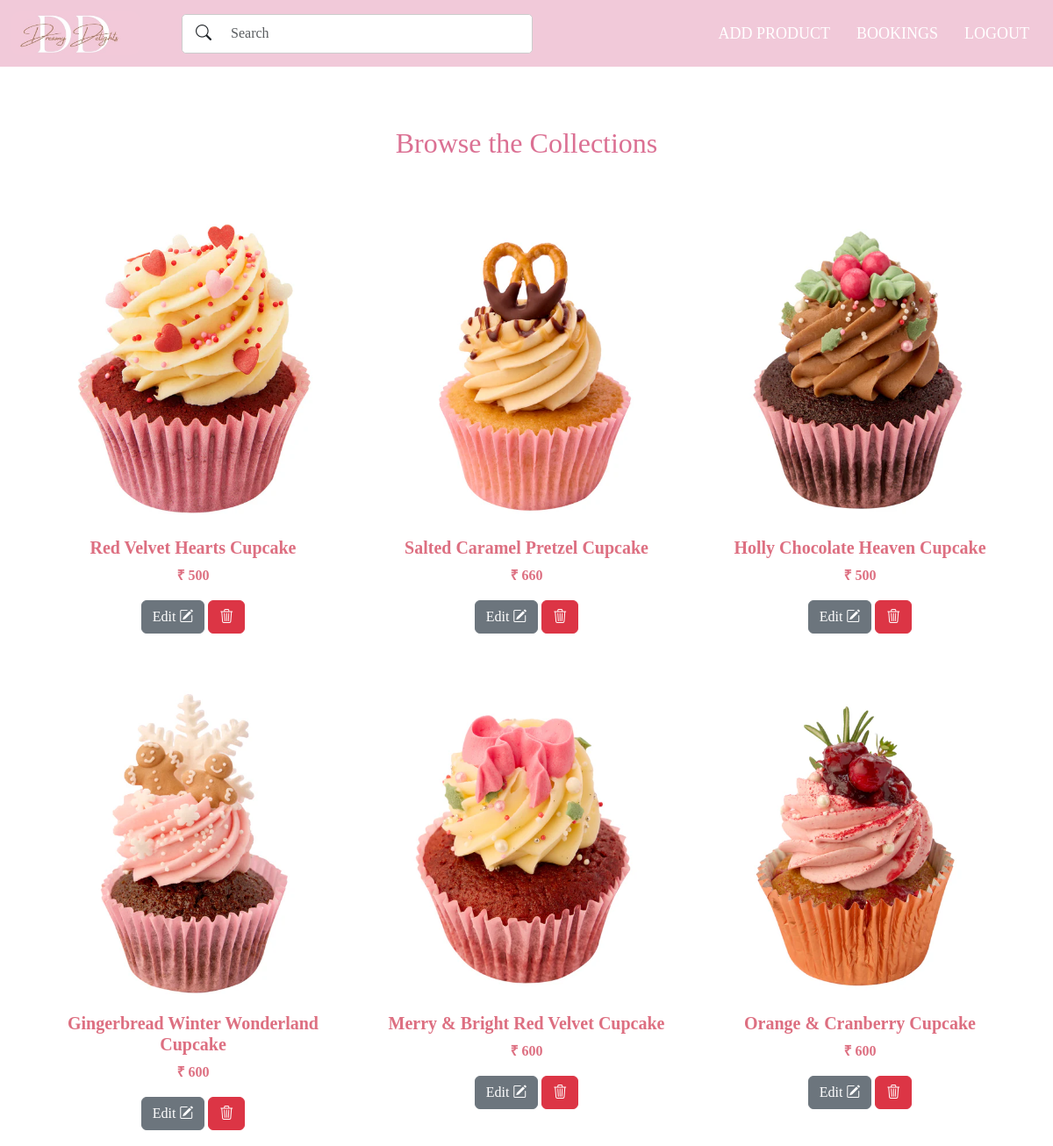
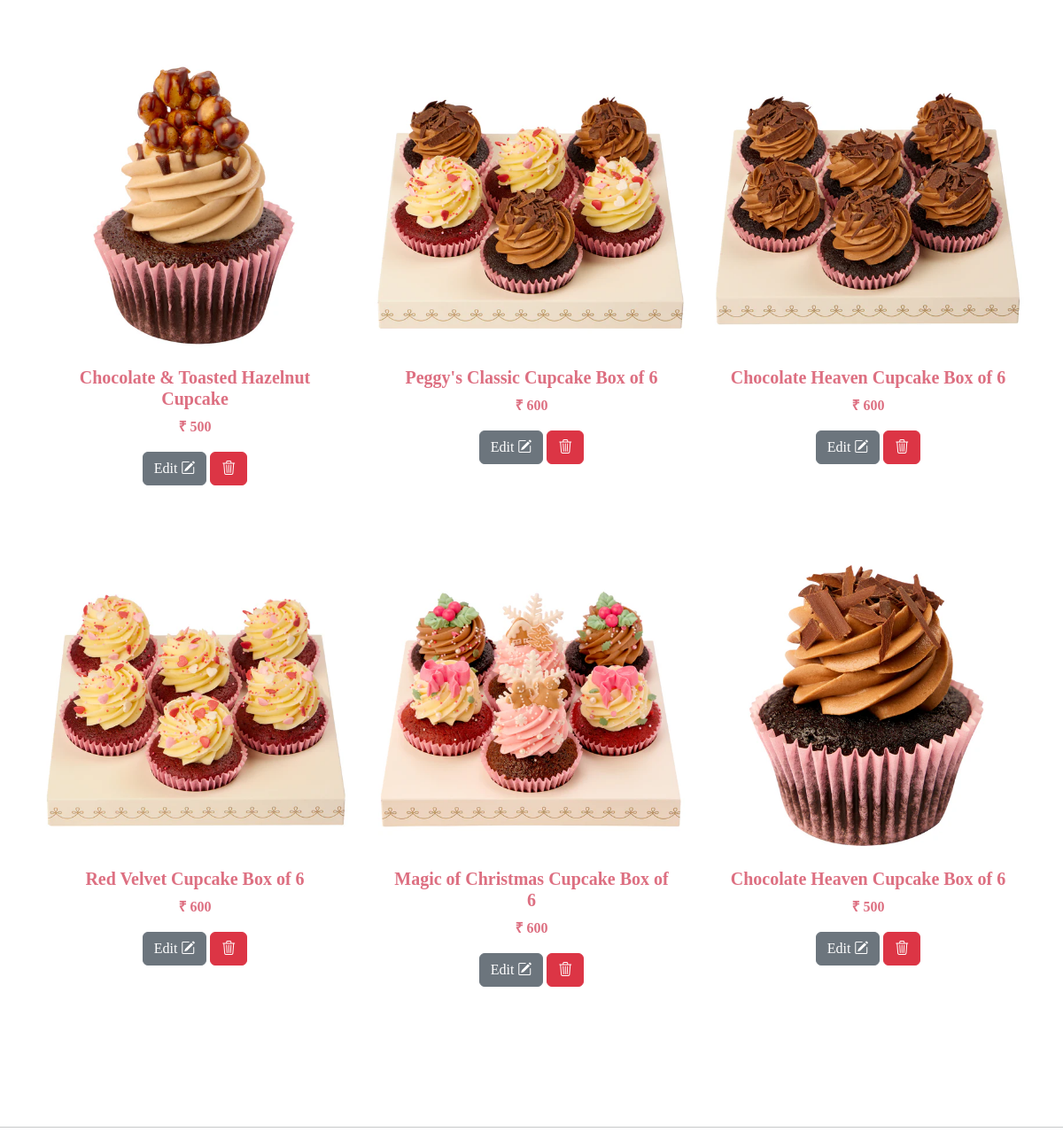
/cupcake (signed in, upper part), run on an earlier commit of the app's database (2 pictures, top to bottom).
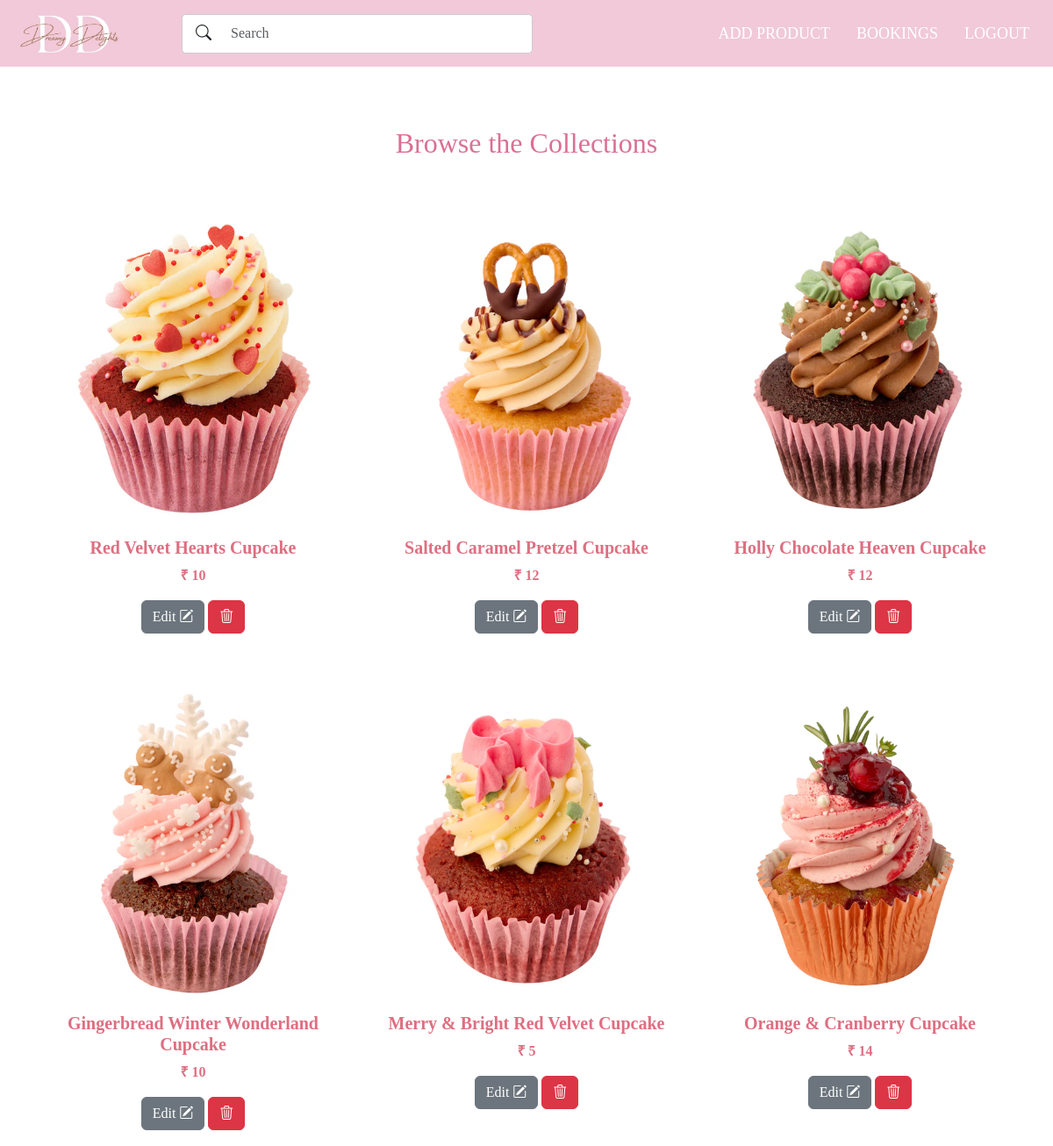
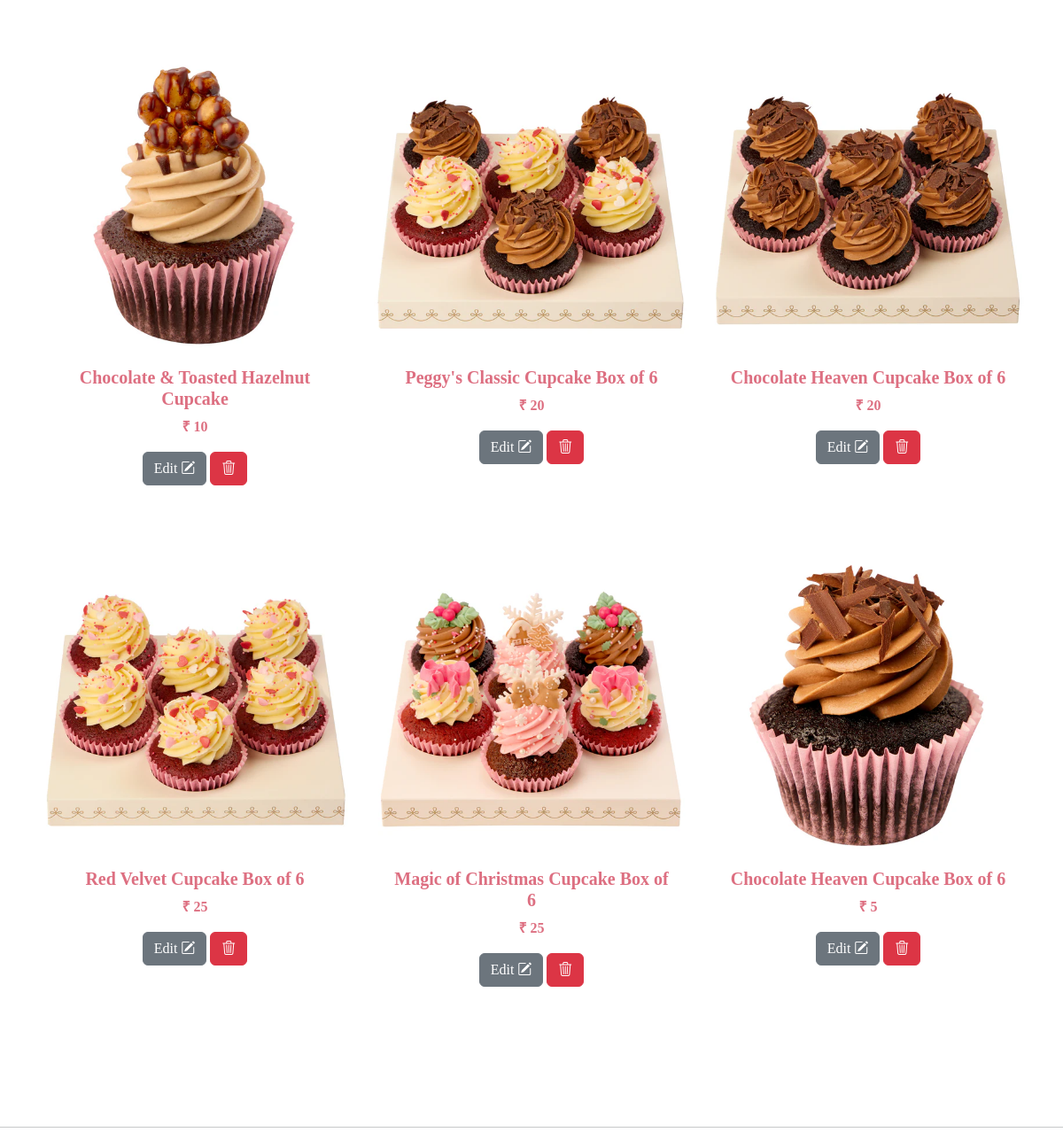
And on a later commit of the database (2 pictures, top to bottom).
### app/models.py (models this page shows, shortened)
class Cake(models.Model):
    name=models.CharField(max_length=100)
    price=models.IntegerField()
    img=models.FileField()
    colour=models.TextField()
    category=models.ForeignKey(Category,on_delete=models.CASCADE)
    description=models.TextField()

### app/views.py (the view)
# urls.py: path('cupcake',views.cupcake),
def cupcake(req):
    if 'shop' in req.session:
        cake_category=Category.objects.get(name='CupCakes')
        cupcakes=Cake.objects.filter(category=cake_category)
        return render(req,'shop/cake.html',{'cake': cupcakes})
    else:
        return redirect(shop_login)

### templates/shop/cake.html (shortened to what this page needs)
<!DOCTYPE html>
<html lang="en">
<head>
    {% load static %}
    <link rel="stylesheet" href="{% static '/css/home.css' %}">
    <link href="https://cdn.jsdelivr.net/npm/bootstrap@5.3.3/dist/css/bootstrap.min.css" rel="stylesheet">
    <link rel="stylesheet" href="https://cdn.jsdelivr.net/npm/bootstrap-icons@1.11.3/font/bootstrap-icons.min.css">
    <link href="https://cdnjs.cloudflare.com/ajax/libs/font-awesome/5.15.4/css/all.min.css" rel="stylesheet">
</head>
<body>
  <nav class="navbar navbar-expand-lg navbar-light">
    <div class="container-fluid">
        <a class="navbar-brand" href="../">
            <img src="{% static 'img/logo.jpeg' %}" alt="Logo">
        </a>
        <form class="d-flex mx-auto search-form" role="search" action="{% url 'search' %}" method="POST">
          <div class="input-group search-box">
              <button class="btn" type="submit" style="background-color: white;">
                  <i class="bi bi-search"></i>
              </button>
              <input class="form-control" type="text" placeholder="Search" name="searched"
                  id="search" data-aos="fade-down" data-aos-duration="1500" data-aos-delay="200">
          </div>
      </form>
        <div class="collapse navbar-collapse justify-content-end" id="navbarNav">
                <ul class="navbar-nav">
                  <li class="nav-item">
                    <a class="nav-link" href="../add_cake">ADD PRODUCT</a>
                </li>
                <li class="nav-item">
                    <a class="nav-link" href="../admin_bookings">BOOKINGS</a>
                </li>
                <li class="nav-item">
                    <a class="nav-link" href="../logout">LOGOUT</a>
                </li>
            </ul>
        </div>
    </div>
</nav>
<br><br>
<div class="container custom-container">
    <h2 class="text-center mb-4" style="color: palevioletred;">Browse the Collections</h2><br>
    <div class="row">
        {% for cake in cake %}
            <div class="col-6 col-sm-6 col-md-4 col-lg-4 mb-4">
                <div class="card custom-card">
                    {% if cake.img %}
                        <img class="card-img-top img-fluid" src="{{ cake.img.url }}" alt="Card image">
                    {% endif %}
                    <div class="card-body">
                        <h5 class="card-title" style="color: rgb(221, 111, 129);font-weight: bold;">{{ cake.name }}</h5>
                        <p class="card-text" style="color: rgb(221, 111, 129);font-weight: bold;">₹ {{ cake.price }}</p>
                        <a style="text-align: center;" href="edit_cupcake/{{cake.pk}}" class="btn btn-secondary">Edit <i class="bi bi-pencil-square"></i></a>
                        <a style="text-align: center;" href="delete_cupcake/{{ cake.pk }}" class="btn btn-danger" onclick="return confirm('Are you sure you want to delete this item?');"><i class="bi bi-trash3"></i></a>
                    </div>
                </div>
            </div>
        {% endfor %}
    </div>
</div>
<br><br><br>
<hr>
</body>
</html>

### static/css/home.css (style rules this page uses)
body { background-color: #f0f4f8; font-family: 'Arial', sans-serif; }
.custom-container, .card, .card-img-top { border: none; font-family: "Playfair Display", serif; }
.custom-container { padding: 20px; }
.card-img-top { width: 100%; height: auto; }
.card-body { text-align: center; }
.col-sm-6, .col-md-4, .col-lg-4 { padding: 10px; }
img { max-width: 100%; height: auto; border: 2px solid #ddd; border-radius: 10px; }
.d-flex { display: flex; gap: 15px; }
.d-flex .btn { width: 44%; padding: 15px; border: none; border-radius: 5px; font-size: 16px; position: relative; transition: background-color 0.3s ease-in-out; }
hr { margin: 2rem 0; }
.img-fluid { width: 100%; height: auto; object-fit: contain; }
.input-group { width: 100%; max-width: 500px; }
.input-group .form-control { padding-right: 40px; border-right: none; border-radius: 0.25rem; }
.input-group .btn { border-left: none; background-color: #f8f9fa; border-radius: 0.25rem; padding: 8px 15px; width: auto; min-width: 35px; height: 100%; }
.input-group .btn i { font-size: 18px; }
a { text-decoration: none; color: inherit; }
.navbar { display: flex; align-items: center; justify-content: space-between; padding: 10px 20px; background-color: #f1c9d9; }
.navbar-brand img { height: 50px; width: auto; border: none; }
.navbar { font-family: "Playfair Display", serif; }
.navbar .navbar-nav .nav-item .nav-link { color: white; font-size: 18px; padding-left: 15px; padding-right: 15px; transition: color 0.3s ease-in-out; }
.search-form { flex-grow: 1; display: flex; justify-content: center; }
.search-box { max-width: 400px; width: 100%; display: flex; align-items: center; border: 1px solid #ccc; border-radius: 5px; overflow: hidden; background-color: white; }
.search-box input { width: 100%; padding: 8px; border: none; outline: none; transition: width 0.3s ease-in-out; }
.search-box button { background: white; border: none; padding: 8px 12px; cursor: pointer; }

### templates/shop/cake.html (style rules this page uses)
.custom-container, .card, .card-img-top { border: none; }

What changed in the data, as far as the page shows it:
changed Cake "Red Velvet Hearts Cupcake": price "500" → "10"
changed Cake "Salted Caramel Pretzel Cupcake": price "660" → "12"
changed Cake "Holly Chocolate Heaven Cupcake": price "500" → "12"
changed Cake "Gingerbread Winter Wonderland Cupcake": price "600" → "10"
changed Cake "Merry & Bright Red Velvet Cupcake": price "600" → "5"
changed Cake "Orange & Cranberry Cupcake": price "600" → "14"
changed Cake "Chocolate & Toasted Hazelnut Cupcake": price "500" → "10"
changed Cake "Peggy's Classic Cupcake Box of 6": price "600" → "20"
changed Cake (number 9 of 12 on the later page): price "600" → "20"
changed Cake "Red Velvet Cupcake Box of 6": price "600" → "25"
changed Cake "Magic of Christmas Cupcake Box of 6": price "600" → "25"
changed Cake (number 12 of 12 on the later page): price "500" → "5"
